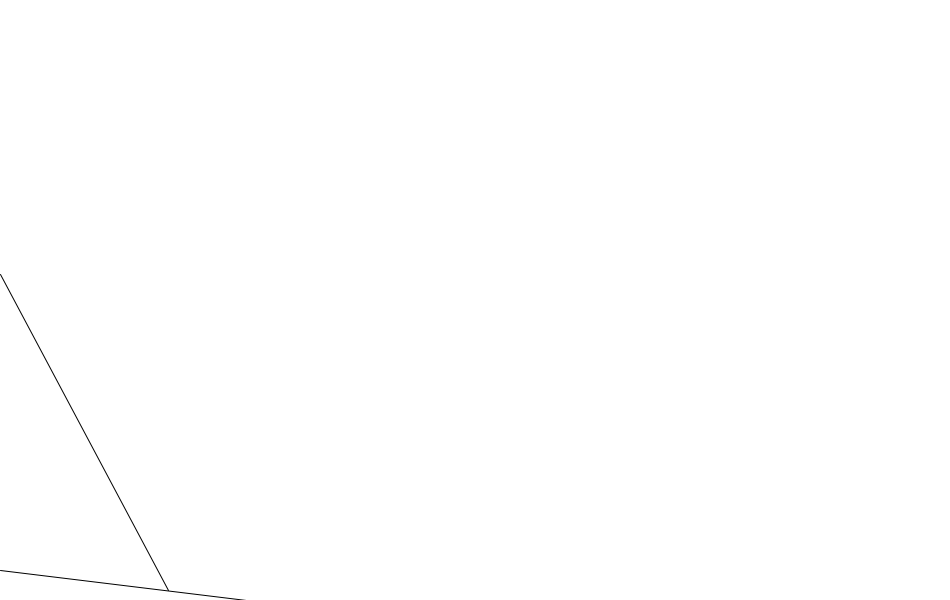
Frame 1 (no input)
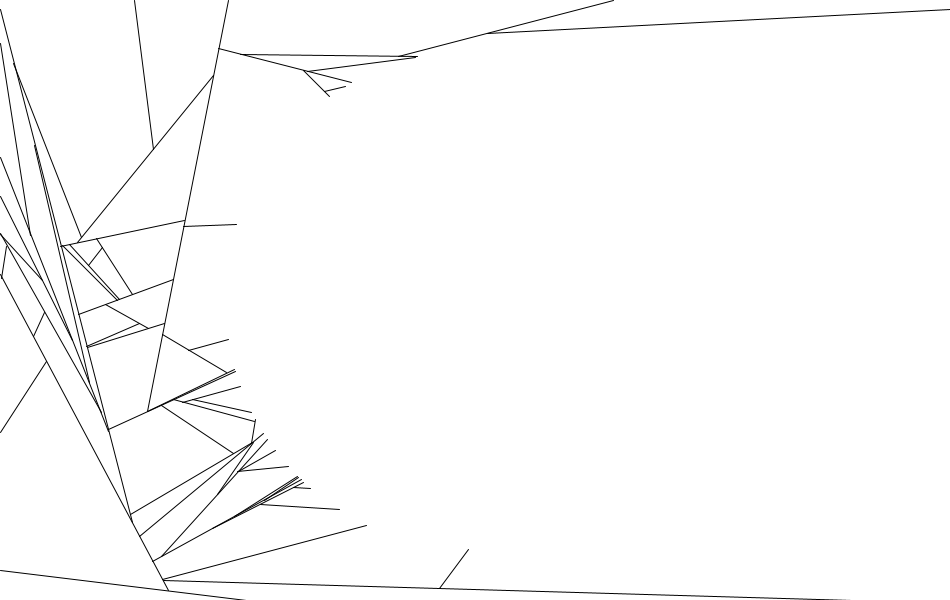
Frame 60 (the mouse pressed at the canvas centre just before this capture)
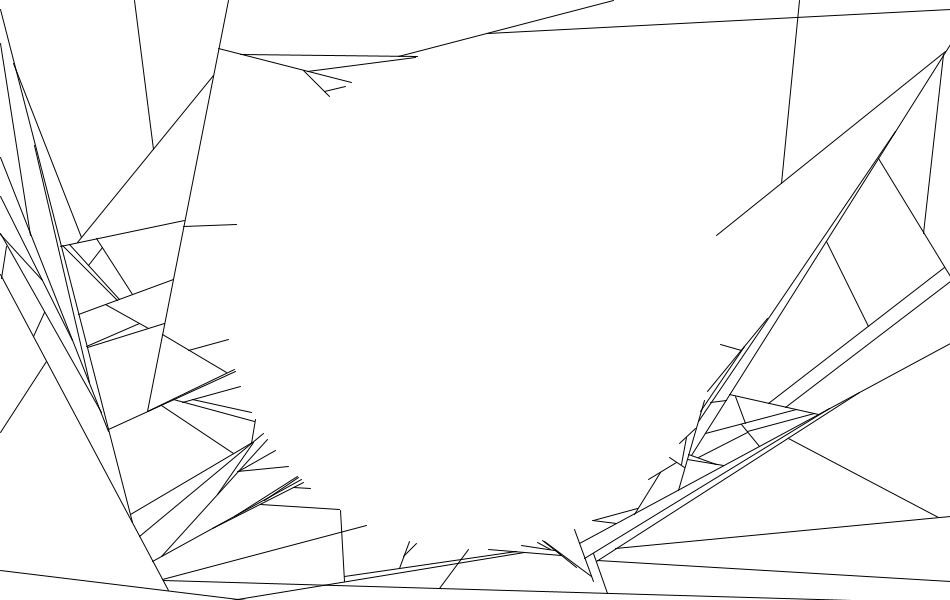
Frame 120 (the mouse held since frame 60 and released just before this capture)

The Processing sketch that drew these frames (run headless with seeded random() and noise(); from frame 60 on, the mouse is pressed at the canvas centre):

// Processing sketch: processing_136653
// ── processing_136653.pde



class Line {
  PVector start, end;
  color c;
  
  Line(PVector _start, PVector _end, color _c) {
    start = _start;
    end   = _end;
    c     = _c;
  }
  
  void set_start(PVector _start) {
    start = _start;
  }
  
  void set_end(PVector _end) {
    end = _end;
  }
  
  PVector get_start() {
    return start;
  }
  
  PVector get_end() {
    return end;
  }
  
  void draw() {
    pushStyle();
    stroke(c);
    line(start.x, start.y, end.x, end.y);
    popStyle();
  }
  
  PVector circle_intersection(float cx, float cy, float cr ) {
    float x1 = start.x;
    float y1 = start.y;
    float x2 = end.x;
    float y2 = end.y;
    
    float dx = x2 - x1;
    float dy = y2 - y1;
    float a = dx * dx + dy * dy;
    float b = 2 * (dx * (x1 - cx) + dy * (y1 - cy));
    float c = cx * cx + cy * cy;
    c += x1 * x1 + y1 * y1;
    c -= 2 * (cx * x1 + cy * y1);
    c -= cr * cr;
    float bb4ac = b * b - 4 * a * c;
   
    if (bb4ac < 0) {  // Not intersecting
      return null;
    } else {
      float mu = (-b + sqrt( b*b - 4*a*c )) / (2*a);
      float ix1 = x1 + mu*(dx);
      float iy1 = y1 + mu*(dy);
      mu = (-b - sqrt(b*b - 4*a*c )) / (2*a);
      float ix2 = x1 + mu*(dx);
      float iy2 = y1 + mu*(dy);
      
      PVector intersection_1 = new PVector(ix1, iy1);
      PVector intersection_2 = new PVector(ix2, iy2);
      
      float distance_to_1 = distance_between_points(start, intersection_1);
      float distance_to_2 = distance_between_points(start, intersection_2);
      
      if (distance_to_1 < distance_to_2) {
        return intersection_1;
      } else {
        return intersection_2;
      }
    }
  }
  
  PVector line_itersection(Line one, Line two) {
    float x1 = one.get_start().x;
    float y1 = one.get_start().y;
    float x2 = one.get_end().x;
    float y2 = one.get_end().y;
    
    float x3 = two.get_start().x;
    float y3 = two.get_start().y;
    float x4 = two.get_end().x;
    float y4 = two.get_end().y;
    
    float bx = x2 - x1;
    float by = y2 - y1;
    float dx = x4 - x3;
    float dy = y4 - y3;
   
    float b_dot_d_perp = bx * dy - by * dx;
   
    if(b_dot_d_perp == 0) return null;
   
    float cx = x3 - x1;
    float cy = y3 - y1;
   
    float t = (cx * dy - cy * dx) / b_dot_d_perp;
    if(t < 0 || t > 1) return null;
   
    float u = (cx * by - cy * bx) / b_dot_d_perp;
    if(u < 0 || u > 1) return null;
   
    return new PVector(x1+t*bx, y1+t*by);
  }
  
  PVector intersects_at(Line other) {
    return line_itersection(this, other);
  }
  
  PVector random_point_on_line() {
    float t = random(0,100) / 100;
    float x1 = start.x;
    float y1 = start.y;
    float x2 = end.x;
    float y2 = end.y;
    
    float x = x1 + t * (x2 - x1);
    float y = y1 + t * (y2 - y1);
    
    return new PVector(x, y);
  }
  
  String to_s() {
    return "("+start.x+","+start.y+") ("+end.x+","+end.y+")";
  }
}
  
PVector random_bounded_vector() {
  return new PVector(random(width), random(height));
}

PVector northern_vector() {
  return new PVector(random(width), 0);
}

PVector eastern_vector() {
  return new PVector(width, random(height));
}

PVector southern_vector() {
  return new PVector(random(width), height);
}

PVector western_vector() {
  return new PVector(0, random(height));
}

Line random_cross_screen_line() {
  
 int rand = (int)random(6);
  switch(rand) {
    case 0: 
      return new Line(western_vector(), northern_vector(), color(0));
    case 1:
      return new Line(northern_vector(), eastern_vector(), color(0));
    case 2:
      return new Line(eastern_vector(), southern_vector(), color(0));
    case 3:
      return new Line(southern_vector(), western_vector(), color(0));
    case 4:
      return new Line(western_vector(), eastern_vector(), color(0));
    case 5:
      return new Line(northern_vector(), southern_vector(), color(0));
  }
  // Comment out the top switch to allow for straight up random lines.
  return new Line(random_bounded_vector(), random_bounded_vector(), color(0));
}

Line random_line_from_existing(Line other) {
  int rand = (int)random(4);
  
  PVector start = other.random_point_on_line();
  
  switch(rand) {
    case 0: 
      return new Line(start, northern_vector(), color(0));
    case 1:
      return new Line(start, eastern_vector(), color(0));
    case 2:
      return new Line(start, southern_vector(), color(0));
    case 3:
      return new Line(start, western_vector(), color(0));
  }
  
  return other;
}


float distance_between_points(PVector one, PVector two) {
  return sqrt(sq(one.x - two.x) + sq(one.y - two.y));
}

Line the_others[];
int NUMBER_OF_OTHERS = 1500;
int lines_created;

void setup() {
  size(950, 600);
  smooth();
  frameRate(35);
  initialize();
  stroke(0);
}

void initialize() {
  background(255);

  lines_created = 1;
  the_others = new Line[NUMBER_OF_OTHERS];
  the_others[0] = random_cross_screen_line();
    PVector circle_intersection = the_others[0].circle_intersection(width/2, height/2, 250);
    if (circle_intersection != null) {
      the_others[0].set_end(circle_intersection);
    }
    
  the_others[0].draw();

}

void mousePressed() {
  initialize();
}

void draw() {

  if (lines_created != NUMBER_OF_OTHERS) {
    the_others[lines_created] = random_line_from_existing(the_others[(int)random(lines_created)]);
    
    //println("Random: " + the_others[lines_created].to_s());
    
    PVector circle_intersection = the_others[lines_created].circle_intersection(width/2, height/2, 250);
    if (circle_intersection != null) {
      the_others[lines_created].set_end(circle_intersection);
    }
    
    

    for (int i = 0; i < lines_created; i++) {
      PVector intersection = the_others[lines_created].intersects_at(the_others[i]);
      if (intersection != null) {
        float distance_to_start = distance_between_points(the_others[lines_created].get_start(), intersection);
        float distance_to_end = distance_between_points(the_others[lines_created].get_end(), intersection);
        if (distance_to_end > distance_to_start) {
          the_others[lines_created].set_start(intersection);
        } else {
          the_others[lines_created].set_end(intersection);
        }
      }  
    }
    
    //println("Amended: " + the_others[lines_created].to_s());
    if (distance_between_points(the_others[lines_created].get_start(),the_others[lines_created].get_end()) > 15) {
      the_others[lines_created].draw();
      lines_created++;
    }
  }

  

  
}
